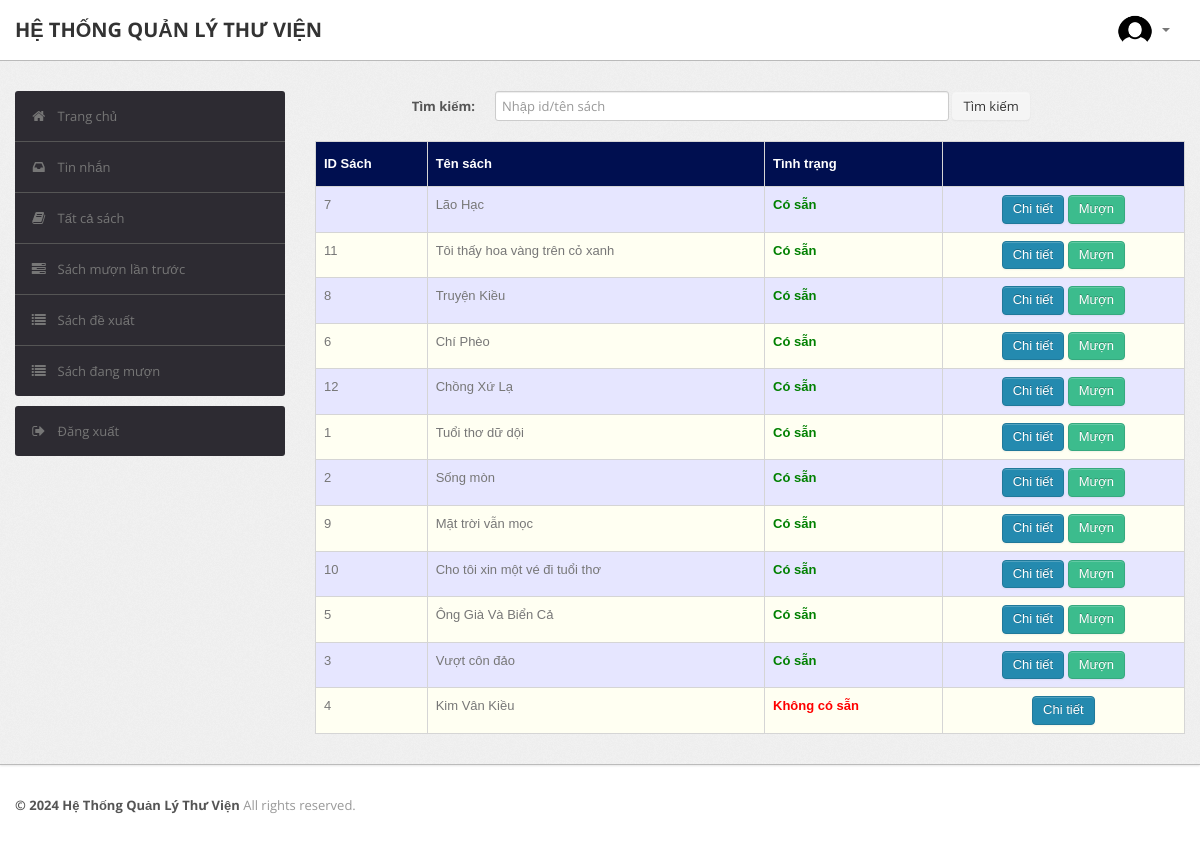
/student/book.php (signed in), run on the app's committed database.
### tables this page shows
CREATE TABLE `book` (
  `BookId` int(10) NOT NULL,
  `Title` varchar(50) DEFAULT NULL,
  `Publisher` varchar(50) DEFAULT NULL,
  `Year` varchar(50) DEFAULT NULL,
  `Availability` int(5) DEFAULT NULL
);

### student/book.php (the view, shortened to what this page needs)
<?php
require('dbconn.php');
?>
<?php
if ($_SESSION['RollNo']) {
    ?>
<!DOCTYPE html>
<html lang="en">
    <head>
        <link type="text/css" href="bootstrap/css/bootstrap.min.css" rel="stylesheet">
        <link type="text/css" href="bootstrap/css/bootstrap-responsive.min.css" rel="stylesheet">
        <link type="text/css" href="css/theme.css" rel="stylesheet">
        <link type="text/css" href="images/icons/css/font-awesome.css" rel="stylesheet">
    </head>
    <body>
        <div class="navbar navbar-fixed-top">
            <div class="navbar-inner">
                <div class="container">
                        <a class="brand" href="index.php">HỆ THỐNG QUẢN LÝ THƯ VIỆN</a>
                    <div class="nav-collapse collapse navbar-inverse-collapse">
                        <ul class="nav pull-right">
                            <li class="nav-user dropdown"><a href="#" class="dropdown-toggle" data-toggle="dropdown">
                                <img src="images/user.png" class="nav-avatar" />
                                <b class="caret"></b></a>
                            </li>
                        </ul>
                    </div>
                </div>
            </div>
        </div>
        <div class="wrapper">
            <div class="container">
                <div class="row">
                    <div class="span3">
                        <div class="sidebar">
                            <ul class="widget widget-menu unstyled">
                                <li class="active"><a href="index.php"><i class="menu-icon icon-home"></i>Trang chủ
                                </a></li>
                                 <li><a href="message.php"><i class="menu-icon icon-inbox"></i>Tin nhắn</a>
                                </li>
                                <li><a href="book.php"><i class="menu-icon icon-book"></i>Tất cả sách </a></li>
                                <li><a href="history.php"><i class="menu-icon icon-tasks"></i>Sách mượn lần trước </a></li>
                                <li><a href="recommendations.php"><i class="menu-icon icon-list"></i>Sách đề xuất </a></li>
                                <li><a href="current.php"><i class="menu-icon icon-list"></i>Sách đang mượn </a></li>
                            </ul>
                            <ul class="widget widget-menu unstyled">
                                <li><a href="logout.php"><i class="menu-icon icon-signout"></i>Đăng xuất </a></li>
                            </ul>
                        </div>
                    </div>
                    <div class="span9">
                        <form class="form-horizontal row-fluid" action="book.php" method="post">
                                        <div class="control-group">
                                            <label class="control-label" for="Search"><b>Tìm kiếm:</b></label>
                                            <div class="controls">
                                                <input type="text" id="title" name="title" placeholder="Nhập id/tên sách" class="span8" required>
                                                <button type="submit" name="submit"class="btn">Tìm kiếm</button>
                                            </div>
                                        </div>
                                    </form>
                                    <br>
                                    <?php
                                    if(isset($_POST['submit']))
                                        {$s=$_POST['title'];
                                            $sql="select * from LMS.book where BookId='$s' or Title like '%$s%'";
                                        }
                                    else
                                        $sql="select * from LMS.book order by Availability DESC";
                                    $result=$conn->query($sql);
                                    $rowcount=mysqli_num_rows($result);
                                    if(!($rowcount))
                                        echo "<br><center><h2><b><i>Không kết quả</i></b></h2></center>";
                                    else
                                    {
                                    ?>
                        <table class="table" id = "tables">
                                  <thead>
                                    <tr>
                                      <th>ID Sách</th>
                                      <th>Tên sách</th>
                                      <th>Tình trạng</th>
                                      <th></th>
                                    </tr>
                                  </thead>
                                  <tbody>
                                    <?php
                            while($row=$result->fetch_assoc())
                            {
                                $bookid=$row['BookId'];
                                $name=$row['Title'];
                                $avail=$row['Availability'];
                            ?>
                                    <tr>
                                      <td><?php echo $bookid ?></td>
                                      <td><?php echo $name ?></td>
                                      <td><b><?php
                                           if($avail > 0)
                                              echo "<font color=\"green\">Có sẵn</font>";
                                            else
                                            	echo "<font color=\"red\">Không có sẵn</font>";
                                                 ?>
                                                 </b></td>
                                      <td><center><a href="bookdetails.php?id=<?php echo $bookid; ?>" class="btn btn-primary">Chi tiết</a>
                                      	<?php
                                      	if($avail > 0)
                                      		echo "<a href=\"issue_request.php?id=".$bookid."\" class=\"btn btn-success\">Mượn</a>";
                                        ?>
                                        </center></td>
                                    </tr>
                               <?php }} ?>
                               </tbody>
                                </table>
                            </div>
                </div>
                </div>
            </div>
<div class="footer">
            <div class="container">
                <b class="copyright">&copy; 2024 Hệ Thống Quản Lý Thư Viện </b>All rights reserved.
            </div>
        </div>
    </body>
</html>
<?php }
else {
    echo "<script type='text/javascript'>alert('Access Denied!!!')</script>";
} ?>

### student/css/theme.css (style rules this page uses)
#tables { font-family: "Trebuchet MS", Arial, Helvetica, sans-serif; border-collapse: collapse; width: 100%; }
#tables td, #tables th { border: 1px solid #ddd; padding: 8px; }
#tables tr:nth-child(even) { background-color: #fffff2; }
#tables tr:nth-child(odd) { background-color: #e6e6ff; }
#tables th { padding-top: 12px; padding-bottom: 12px; text-align: left; background-color: #000F50; color: white; }
body { font-size: 13px; font-family: 'Open Sans', Arial, sans-serif; background: #fff; color: #777 }
strong, b { color: #555 }
.wrapper { background: url(../images/bg.png) #eee; border-bottom: 1px solid #bbb; -webkit-box-shadow: 0 1px 2px rgba(0,0,0,0.1); -moz-box-shadow: 0 1px 2px rgba(0,0,0,0.1); box-shadow: 0 1px 2px rgba(0,0,0,0.1); padding: 30px 0 }
.footer { color: #999; padding: 30px 0 60px }
form { margin: 0 }
select, textarea, input[type="text"], input[type="password"], input[type="datetime"], input[type="datetime-local"], input[type="date"], input[type="month"], input[type="time"], input[type="week"], input[type="number"], input[type="email"], input[type="url"], input[type="search"], input[type="tel"], input[type="color"], .uneditable-input, label, input, button, select, textarea { -webkit-border-radius: 3px; -moz-border-radius: 3px; border-radius: 3px; font-size: 13px; font-family: 'Open Sans', Tahoma, Arial, sans-serif }
body [class^="icon-"], body [class*=" icon-"] { font-size: 14px; line-height: 20px; height: 20px }
.form-horizontal .control-group, .form-vertical .control-group { margin-bottom: 0 }
.navbar { position: static!important; margin: 0!important }
.navbar .navbar-inner { background: #fff; border-bottom: 1px solid #bbb; -webkit-box-shadow: 0 1px 2px rgba(0,0,0,0.15); -moz-box-shadow: 0 1px 2px rgba(0,0,0,0.15); box-shadow: 0 1px 2px rgba(0,0,0,0.15) }
.navbar .brand { color: #333; font-weight: bold; font-size: 20px; margin-right: 20px; padding: 20px }
.navbar .nav>li>a { padding: 20px 15px; font-weight: bold; color: #777 }
.nav-user>a { height: 20px }
.nav-avatar { width: 34px; height: 34px; margin: -7px 5px 0 0; -webkit-border-radius: 50%; -moz-border-radius: 50%; border-radius: 50% }
.btn, .btn-box { -webkit-border-radius: 3px; -moz-border-radius: 3px; border-radius: 3px }
.btn { font-size: 13px; font-weight: 600 }
.btn { display: inline-block; margin-bottom: 0; font-weight: 400; text-align: center; vertical-align: middle; cursor: pointer; background-image: none; border: 1px solid transparent; white-space: nowrap; padding: 4px 10px; font-size: 13px; line-height: 1.42857; border-radius: 4px; -webkit-user-select: none; -moz-user-select: none; -ms-user-select: none; user-select: none }
.btn-primary { color: #fff; background-color: #248aaf; border-color: #20799a }
.btn-success { color: #fff; background-color: #3cbc8d; border-color: #36a97f }
.table { margin-bottom: 0 }
.table th, .table td { border-color: #d5d5d5!important }
.widget-menu { background: #fff; -webkit-border-radius: 3px; -moz-border-radius: 3px; border-radius: 3px; overflow: hidden }
.widget-menu a { color: #555; display: block; line-height: 20px; padding: 15px; text-decoration: none!important }
.widget-menu .menu-icon { margin-right: 10px; color: #767676; -webkit-transition: all .2s ease-in-out; -moz-transition: all .2s ease-in-out; transition: all .2s ease-in-out; }
.widget-menu>li+li { border-top: 1px solid #555 }
.widget-menu>li>a { background-color: #2d2b32; color: #767676; -webkit-transition: all .2s ease-in-out; -moz-transition: all .2s ease-in-out; transition: all .2s ease-in-out; }

### data on the page
book: BookId "7", Title "Lão Hạc", Availability "Có sẵn"
book: BookId "11", Title "Tôi thấy hoa vàng trên cỏ xanh", Availability "Có sẵn"
book: BookId "8", Title "Truyện Kiều", Availability "Có sẵn"
book: BookId "6", Title "Chí Phèo", Availability "Có sẵn"
book: BookId "12", Title "Chồng Xứ Lạ", Availability "Có sẵn"
book: BookId "1", Title "Tuổi thơ dữ dội", Availability "Có sẵn"
book: BookId "2", Title "Sống mòn", Availability "Có sẵn"
book: BookId "9", Title "Mặt trời vẫn mọc", Availability "Có sẵn"
book: BookId "10", Title "Cho tôi xin một vé đi tuổi thơ", Availability "Có sẵn"
book: BookId "5", Title "Ông Già Và Biển Cả", Availability "Có sẵn"
book: BookId "3", Title "Vượt côn đảo", Availability "Có sẵn"
book: BookId "4", Title "Kim Vân Kiều", Availability "Không có sẵn"
